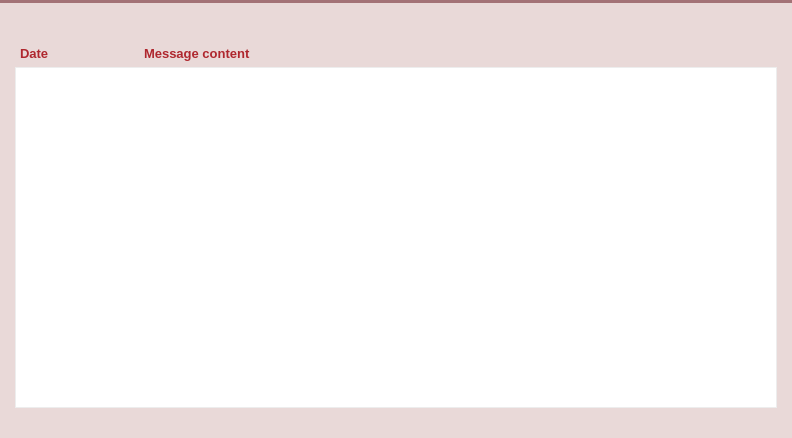
<?xml version="1.0" encoding="UTF-8"?>
<ui version="4.0">
 <class>ServiceMessagesPage</class>
 <widget class="QWidget" name="ServiceMessagesPage">
  <property name="geometry">
   <rect>
    <x>0</x>
    <y>0</y>
    <width>792</width>
    <height>438</height>
   </rect>
  </property>
  <property name="palette">
   <palette>
    <active>
     <colorrole role="Button">
      <brush brushstyle="SolidPattern">
       <color alpha="255">
        <red>233</red>
        <green>217</green>
        <blue>216</blue>
       </color>
      </brush>
     </colorrole>
     <colorrole role="Base">
      <brush brushstyle="SolidPattern">
       <color alpha="255">
        <red>233</red>
        <green>217</green>
        <blue>216</blue>
       </color>
      </brush>
     </colorrole>
     <colorrole role="Window">
      <brush brushstyle="SolidPattern">
       <color alpha="255">
        <red>233</red>
        <green>217</green>
        <blue>216</blue>
       </color>
      </brush>
     </colorrole>
     <colorrole role="Highlight">
      <brush brushstyle="SolidPattern">
       <color alpha="255">
        <red>235</red>
        <green>235</green>
        <blue>235</blue>
       </color>
      </brush>
     </colorrole>
     <colorrole role="HighlightedText">
      <brush brushstyle="SolidPattern">
       <color alpha="255">
        <red>171</red>
        <green>127</green>
        <blue>130</blue>
       </color>
      </brush>
     </colorrole>
    </active>
    <inactive>
     <colorrole role="Button">
      <brush brushstyle="SolidPattern">
       <color alpha="255">
        <red>233</red>
        <green>217</green>
        <blue>216</blue>
       </color>
      </brush>
     </colorrole>
     <colorrole role="Base">
      <brush brushstyle="SolidPattern">
       <color alpha="255">
        <red>233</red>
        <green>217</green>
        <blue>216</blue>
       </color>
      </brush>
     </colorrole>
     <colorrole role="Window">
      <brush brushstyle="SolidPattern">
       <color alpha="255">
        <red>233</red>
        <green>217</green>
        <blue>216</blue>
       </color>
      </brush>
     </colorrole>
     <colorrole role="Highlight">
      <brush brushstyle="SolidPattern">
       <color alpha="255">
        <red>235</red>
        <green>235</green>
        <blue>235</blue>
       </color>
      </brush>
     </colorrole>
     <colorrole role="HighlightedText">
      <brush brushstyle="SolidPattern">
       <color alpha="255">
        <red>171</red>
        <green>127</green>
        <blue>130</blue>
       </color>
      </brush>
     </colorrole>
    </inactive>
    <disabled>
     <colorrole role="Button">
      <brush brushstyle="SolidPattern">
       <color alpha="255">
        <red>233</red>
        <green>217</green>
        <blue>216</blue>
       </color>
      </brush>
     </colorrole>
     <colorrole role="Base">
      <brush brushstyle="SolidPattern">
       <color alpha="255">
        <red>233</red>
        <green>217</green>
        <blue>216</blue>
       </color>
      </brush>
     </colorrole>
     <colorrole role="Window">
      <brush brushstyle="SolidPattern">
       <color alpha="255">
        <red>233</red>
        <green>217</green>
        <blue>216</blue>
       </color>
      </brush>
     </colorrole>
     <colorrole role="Highlight">
      <brush brushstyle="SolidPattern">
       <color alpha="255">
        <red>240</red>
        <green>240</green>
        <blue>240</blue>
       </color>
      </brush>
     </colorrole>
     <colorrole role="HighlightedText">
      <brush brushstyle="SolidPattern">
       <color alpha="255">
        <red>171</red>
        <green>127</green>
        <blue>130</blue>
       </color>
      </brush>
     </colorrole>
    </disabled>
   </palette>
  </property>
  <property name="windowTitle">
   <string>Form</string>
  </property>
  <layout class="QVBoxLayout" name="verticalLayout_15">
   <property name="spacing">
    <number>0</number>
   </property>
   <property name="margin">
    <number>0</number>
   </property>
   <item>
    <widget class="Line" name="line_8">
     <property name="styleSheet">
      <string notr="true">background-color: #A37276;</string>
     </property>
     <property name="frameShadow">
      <enum>QFrame::Raised</enum>
     </property>
     <property name="lineWidth">
      <number>0</number>
     </property>
     <property name="orientation">
      <enum>Qt::Horizontal</enum>
     </property>
    </widget>
   </item>
   <item>
    <widget class="QWidget" name="wServiceMessagesHeader" native="true">
     <property name="minimumSize">
      <size>
       <width>0</width>
       <height>32</height>
      </size>
     </property>
     <property name="maximumSize">
      <size>
       <width>16777215</width>
       <height>32</height>
      </size>
     </property>
     <property name="styleSheet">
      <string notr="true"/>
     </property>
     <property name="is_header" stdset="0">
      <bool>true</bool>
     </property>
     <layout class="QHBoxLayout" name="horizontalLayout_19">
      <property name="margin">
       <number>0</number>
      </property>
      <item>
       <spacer name="horizontalSpacer_26">
        <property name="orientation">
         <enum>Qt::Horizontal</enum>
        </property>
        <property name="sizeType">
         <enum>QSizePolicy::Fixed</enum>
        </property>
        <property name="sizeHint" stdset="0">
         <size>
          <width>7</width>
          <height>20</height>
         </size>
        </property>
       </spacer>
      </item>
      <item>
       <widget class="QLabel" name="label_33">
        <property name="sizePolicy">
         <sizepolicy hsizetype="Preferred" vsizetype="Preferred">
          <horstretch>0</horstretch>
          <verstretch>0</verstretch>
         </sizepolicy>
        </property>
        <property name="minimumSize">
         <size>
          <width>30</width>
          <height>30</height>
         </size>
        </property>
        <property name="maximumSize">
         <size>
          <width>30</width>
          <height>30</height>
         </size>
        </property>
        <property name="text">
         <string/>
        </property>
        <property name="pixmap">
         <pixmap resource="../res.qrc">:/res/mail/mail_normal.png</pixmap>
        </property>
       </widget>
      </item>
      <item>
       <widget class="QLabel" name="label_34">
        <property name="font">
         <font>
          <pointsize>11</pointsize>
          <stylestrategy>PreferAntialias</stylestrategy>
         </font>
        </property>
        <property name="styleSheet">
         <string notr="true">QLabel {
	color: #E9D9D8;
}</string>
        </property>
        <property name="text">
         <string>Messages from Megacoin</string>
        </property>
       </widget>
      </item>
     </layout>
    </widget>
   </item>
   <item>
    <widget class="QWidget" name="wServiceMessages" native="true">
     <property name="styleSheet">
      <string notr="true">#wServiceMessages {
	background-color: #E9D9D8;
}</string>
     </property>
     <layout class="QVBoxLayout" name="verticalLayout_16">
      <property name="spacing">
       <number>4</number>
      </property>
      <property name="leftMargin">
       <number>15</number>
      </property>
      <property name="topMargin">
       <number>8</number>
      </property>
      <property name="rightMargin">
       <number>15</number>
      </property>
      <property name="bottomMargin">
       <number>30</number>
      </property>
      <item>
       <layout class="QGridLayout" name="gridLayout_4">
        <item row="0" column="1">
         <widget class="QLabel" name="label_35">
          <property name="sizePolicy">
           <sizepolicy hsizetype="Fixed" vsizetype="Preferred">
            <horstretch>0</horstretch>
            <verstretch>0</verstretch>
           </sizepolicy>
          </property>
          <property name="maximumSize">
           <size>
            <width>120</width>
            <height>16777215</height>
           </size>
          </property>
          <property name="font">
           <font>
            <pointsize>10</pointsize>
            <weight>75</weight>
            <bold>true</bold>
            <stylestrategy>PreferAntialias</stylestrategy>
           </font>
          </property>
          <property name="styleSheet">
           <string notr="true">QLabel {
	color: #AF272E;
}</string>
          </property>
          <property name="text">
           <string>Date</string>
          </property>
         </widget>
        </item>
        <item row="0" column="2">
         <widget class="QLabel" name="label_36">
          <property name="font">
           <font>
            <pointsize>10</pointsize>
            <weight>75</weight>
            <bold>true</bold>
            <stylestrategy>PreferAntialias</stylestrategy>
           </font>
          </property>
          <property name="styleSheet">
           <string notr="true">QLabel {
	color: #AF272E;
}</string>
          </property>
          <property name="text">
           <string>Message content</string>
          </property>
         </widget>
        </item>
        <item row="0" column="0">
         <spacer name="horizontalSpacer_27">
          <property name="orientation">
           <enum>Qt::Horizontal</enum>
          </property>
          <property name="sizeType">
           <enum>QSizePolicy::Fixed</enum>
          </property>
          <property name="sizeHint" stdset="0">
           <size>
            <width>5</width>
            <height>20</height>
           </size>
          </property>
         </spacer>
        </item>
       </layout>
      </item>
      <item>
       <widget class="QTableView" name="tableServiceMessagesView">
        <property name="styleSheet">
         <string notr="true"> QScrollBar:vertical {
     border: 0px solid grey;
     background: white;
     width: 9px;
     margin: 0px 0px 0 0px;
 }
 QScrollBar::handle:vertical {
     background: #BB9396;
     min-width: 20px;
 }

QHeaderView {
	background-color: #E9D9D8;
	font-size: 10;
	text-align:left;
	border: 0px solid gray;
}
QHeaderView::section {
    background-color: #E9D9D8;
    color: #AF272E;
    padding-left: 5px;
    border: 0px solid #6c6c6c;
	text-align:left;
}

/* style the sort indicator */
QHeaderView::down-arrow {
    image: url(down_arrow.png);
}

QHeaderView::up-arrow {
    image: url(up_arrow.png);
}

QTableView {
	border: 1px solid #ededed;
	selection-background-color: #ebebeb;
	selection-color: rgb(171, 127, 130);
}</string>
        </property>
        <property name="frameShape">
         <enum>QFrame::NoFrame</enum>
        </property>
        <property name="editTriggers">
         <set>QAbstractItemView::NoEditTriggers</set>
        </property>
        <property name="selectionBehavior">
         <enum>QAbstractItemView::SelectRows</enum>
        </property>
        <property name="textElideMode">
         <enum>Qt::ElideRight</enum>
        </property>
        <property name="showGrid">
         <bool>false</bool>
        </property>
        <property name="wordWrap">
         <bool>true</bool>
        </property>
        <attribute name="horizontalHeaderVisible">
         <bool>false</bool>
        </attribute>
        <attribute name="verticalHeaderVisible">
         <bool>false</bool>
        </attribute>
        <attribute name="verticalHeaderDefaultSectionSize">
         <number>20</number>
        </attribute>
        <attribute name="verticalHeaderMinimumSectionSize">
         <number>20</number>
        </attribute>
       </widget>
      </item>
     </layout>
    </widget>
   </item>
  </layout>
 </widget>
 <resources>
  <include location="../res.qrc"/>
 </resources>
 <connections/>
</ui>
